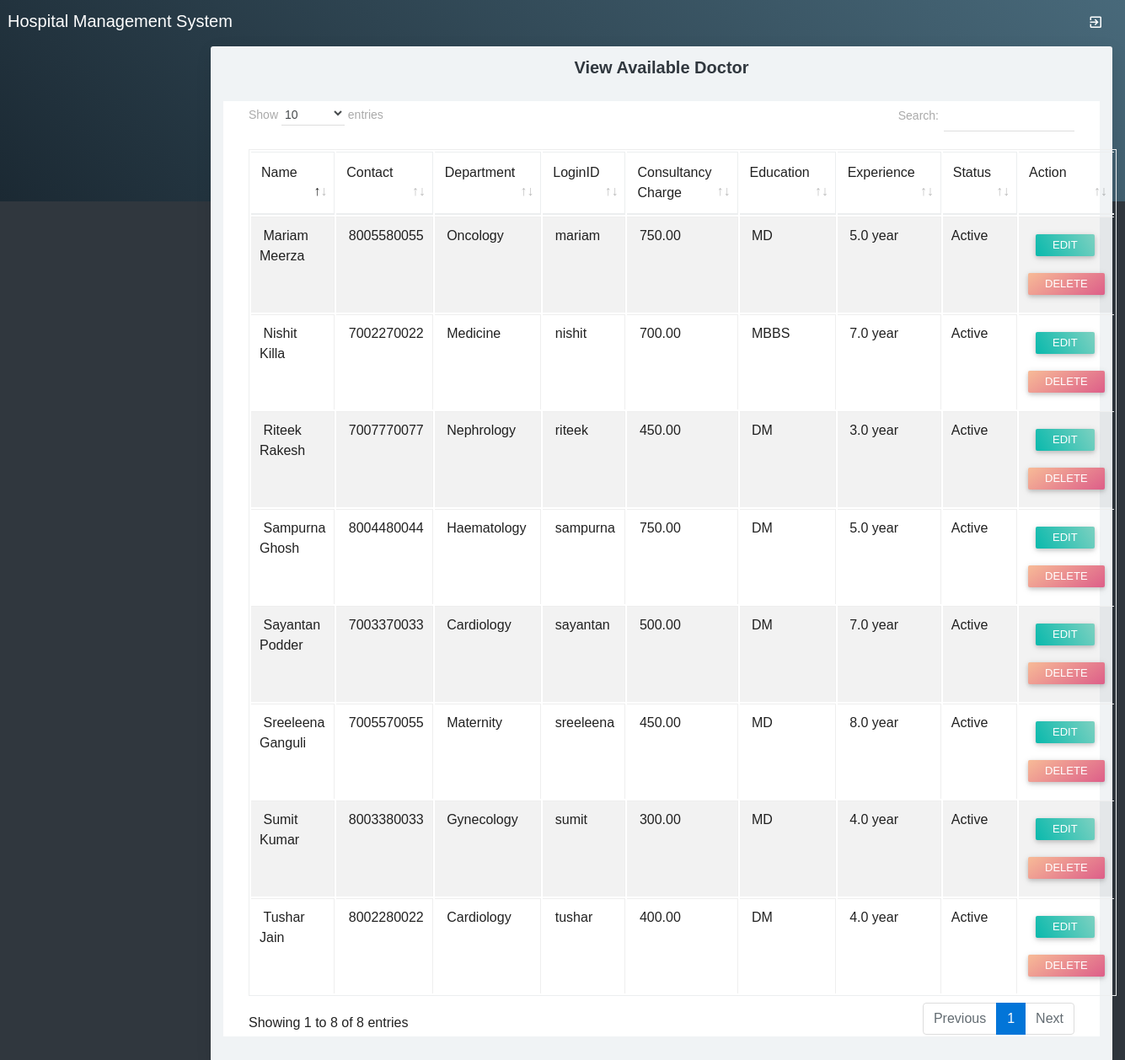
The app's page /viewdoctor.php with its own data.
### tables this page shows
CREATE TABLE IF NOT EXISTS `doctor` (
  `doctorid` int(10) NOT NULL AUTO_INCREMENT,
  `doctorname` varchar(50) NOT NULL,
  `mobileno` varchar(15) NOT NULL,
  `departmentid` int(10) NOT NULL,
  `loginid` varchar(25) NOT NULL,
  `password` varchar(25) NOT NULL,
  `status` varchar(10) NOT NULL,
  `education` varchar(25) NOT NULL,
  `experience` float(11,1) NOT NULL,
  `consultancy_charge` float(10,2) NOT NULL,
  PRIMARY KEY (`doctorid`)
);

CREATE TABLE IF NOT EXISTS `department` (
  `departmentid` int(10) NOT NULL AUTO_INCREMENT,
  `departmentname` varchar(100) NOT NULL,
  `description` text NOT NULL,
  `status` varchar(10) NOT NULL,
  PRIMARY KEY (`departmentid`)
);

### viewdoctor.php (the view, shortened to what this page needs)
<?php
include("adformheader.php");
include("dbconnection.php");
?>
<div class="container-fluid">
	<div class="block-header">
		<h2 class="text-center">View Available Doctor</h2>
	</div>
<div class="card">
	<section class="container">
		<table class="table table-bordered table-striped table-hover js-basic-example dataTable">
			<thead>
				<tr>
					<td>Name</td>
					<td>Contact</td>
					<td>Department</td>
					<td>LoginID</td>
					<td>Consultancy Charge</td>
					<td>Education</td>
					<td>Experience</td>
					<td>Status</td>
					<td>Action</td>
				</tr>
			</thead>
			<tbody>
				<?php
				$sql ="SELECT * FROM doctor";
				$qsql = mysqli_query($con,$sql);
				while($rs = mysqli_fetch_array($qsql))
				{
					$sqldept = "SELECT * FROM department WHERE departmentid='$rs[departmentid]'";
					$qsqldept = mysqli_query($con,$sqldept);
					$rsdept = mysqli_fetch_array($qsqldept);
					echo "<tr>
					<td>&nbsp;$rs[doctorname]</td>
					<td>&nbsp;$rs[mobileno]</td>
					<td>&nbsp;$rsdept[departmentname]</td>
					<td>&nbsp;$rs[loginid]</td>
					<td>&nbsp;$rs[consultancy_charge]</td>
					<td>&nbsp;$rs[education]</td>
					<td>&nbsp;$rs[experience] year</td>
					<td>$rs[status]</td>
					<td>&nbsp;
					<a href='doctor.php?editid=$rs[doctorid]' class='btn btn-sm btn-raised g-bg-cyan'>Edit</a> <a href='viewdoctor.php?delid=$rs[doctorid]' class='btn btn-sm btn-raised g-bg-blush2'>Delete</a> </td>
					</tr>";
				}
				?>      </tbody>
			</table>
		</section>
	</div>
</div>
	<?php
	include("adformfooter.php");
	?>

### records on screen
doctor: doctorname "Nishit Killa", mobileno "7002270022", departmentid.departmentname "Medicine", loginid "nishit", consultancy_charge "700.00", education "MBBS", experience "7.0", status "Active"
doctor: doctorname "Tushar Jain", mobileno "8002280022", departmentid.departmentname "Cardiology", loginid "tushar", consultancy_charge "400.00", education "DM", experience "4.0", status "Active"
doctor: doctorname "Sayantan Podder", mobileno "7003370033", departmentid.departmentname "Cardiology", loginid "sayantan", consultancy_charge "500.00", education "DM", experience "7.0", status "Active"
doctor: doctorname "Sumit Kumar", mobileno "8003380033", departmentid.departmentname "Gynecology", loginid "sumit", consultancy_charge "300.00", education "MD", experience "4.0", status "Active"
doctor: doctorname "Sampurna Ghosh", mobileno "8004480044", departmentid.departmentname "Haematology", loginid "sampurna", consultancy_charge "750.00", education "DM", experience "5.0", status "Active"
doctor: doctorname "Sreeleena Ganguli", mobileno "7005570055", departmentid.departmentname "Maternity", loginid "sreeleena", consultancy_charge "450.00", education "MD", experience "8.0", status "Active"
doctor: doctorname "Mariam Meerza", mobileno "8005580055", departmentid.departmentname "Oncology", loginid "mariam", consultancy_charge "750.00", education "MD", experience "5.0", status "Active"
doctor: doctorname "Riteek Rakesh", mobileno "7007770077", departmentid.departmentname "Nephrology", loginid "riteek", consultancy_charge "450.00", education "DM", experience "3.0", status "Active"
